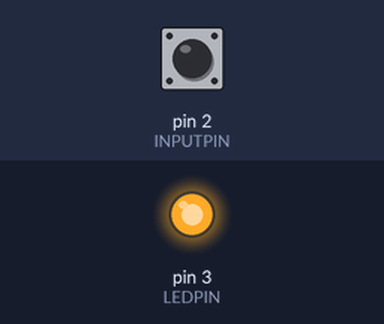
Recording of a sketch running on a simulated Arduino Uno, built with avr-gcc and run on an emulated ATmega328P. Parts: output pins drawn as LEDs (lit = HIGH). The test bench sets the inputs (shaded band); at power-on: pin 2 (INPUTPIN) HIGH.

Above: at 1.2 s.
1.3 s: pin 2 (INPUTPIN) pulled LOW for 0.15 s
At 2.6 s:
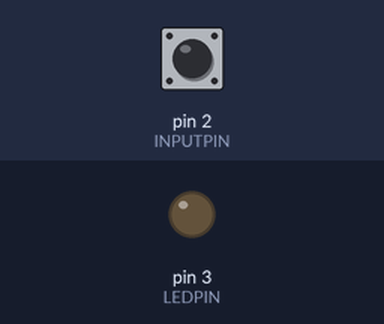
2.9 s: pin 2 (INPUTPIN) pulled LOW for 1 s
At 5.1 s:
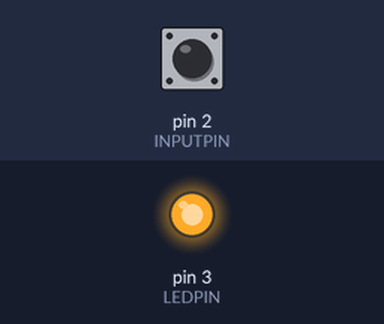
5.4 s: pin 2 (INPUTPIN) pulled LOW for 3.2 s
At 9.9 s:
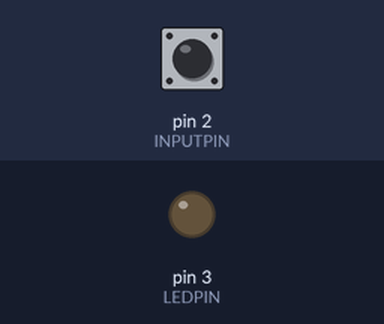
Timing chart, 0 to 11.4 s (numbered marks = the images above; inputs shaded):
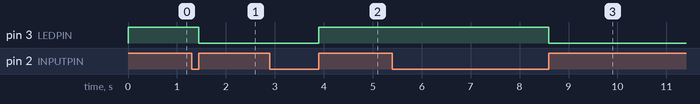

The sketch:

s005_Taster.ino
```cpp
/*
 *  Taster
 *  Taster schaltet LED um.
 *  interner Pullup - kein externer Widerstand benoetigt.
 *
 *  2015-11-05   Daniel LeMath    erzeugt
 *
 **********************************************************************/

const byte LEDPIN   = 3;
const byte INPUTPIN = 2;

byte ledstate = 0;
byte oldval   = 0;

void setup ()
{
    pinMode (LEDPIN, OUTPUT);
    pinMode (INPUTPIN, INPUT_PULLUP);
}

void loop ()
{
    byte wert = digitalRead (INPUTPIN);
    if (wert != oldval)
    {
        if (wert == HIGH)
        {
            Serial.print ("HIGH");
            ledstate = ! ledstate;
            digitalWrite (LEDPIN, ledstate);
        }
        oldval = wert;
    }
}
```

Measured:
- after the input at 1.3 s, pin 3 (LEDPIN): HIGH → LOW after 0.15 s
- after the input at 2.9 s, pin 3 (LEDPIN): LOW → HIGH after 1.0 s
- after the input at 5.4 s, pin 3 (LEDPIN): HIGH → LOW after 3.2 s
